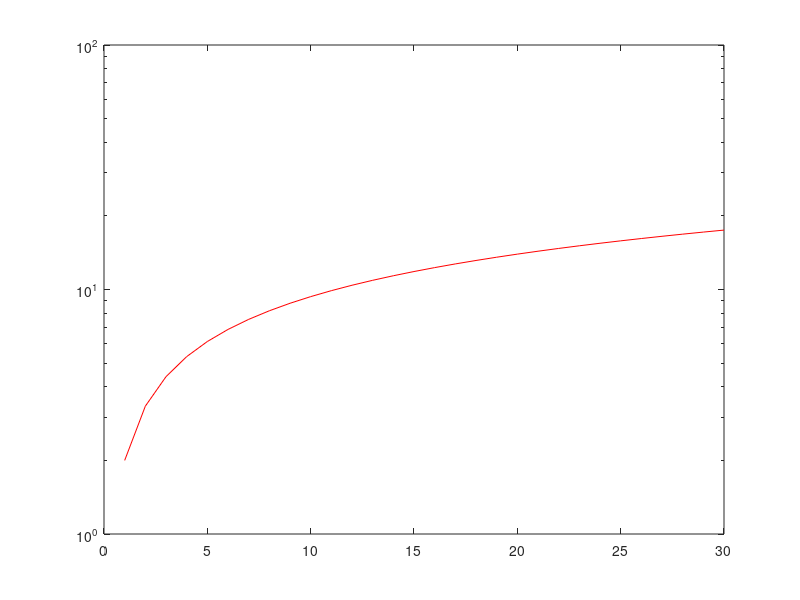
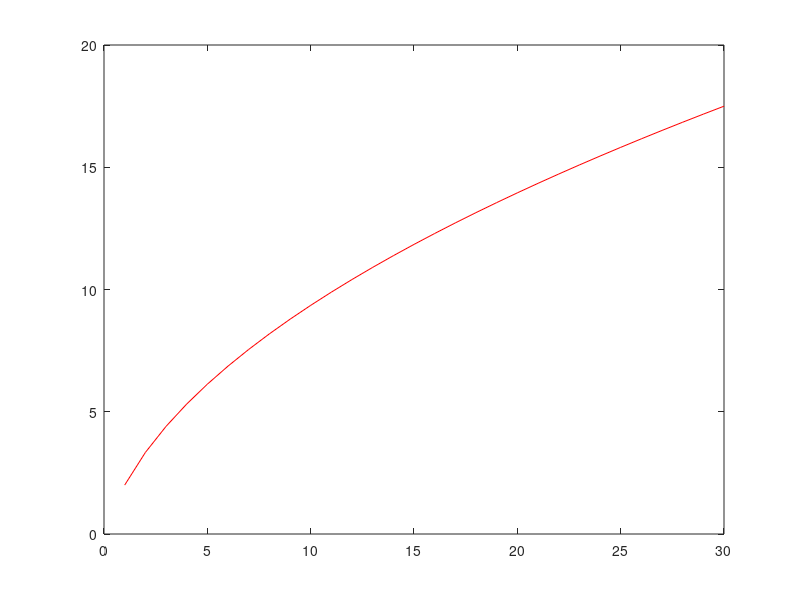

These figures' MATLAB source, in order:
close all
clear all

%The parameters of a pareto distribution
alpha = 3;
beta = 2;

%The departure rate of peers under steady state
%theta = (alpha-2)/beta;
theta = 0.001425

%Replication rate
mu = 0;
    
%Replication factor sweep
for r = 1:30
    %Calculate the determinant of A = I - Q
    deta = 1;

    for k = 1:r-1
        deta = deta*k*theta/(k*theta + mu);
    end

    lifetime_rep(r) = 1/deta*(1/r/theta + (1 - deta)/mu);
    
    lifetime_norep(r) = 0;
    for i = 1:r
        lifetime_norep(r) = lifetime_norep(r) + factorial(r)/(factorial(i)*factorial(r-i))*(-1)^i * (beta/(i * (1-alpha) + 1));
    end
end

semilogy(lifetime_rep);
hold on
semilogy(lifetime_norep, 'r');

figure
plot(lifetime_rep);
hold on
plot(lifetime_norep, 'r');